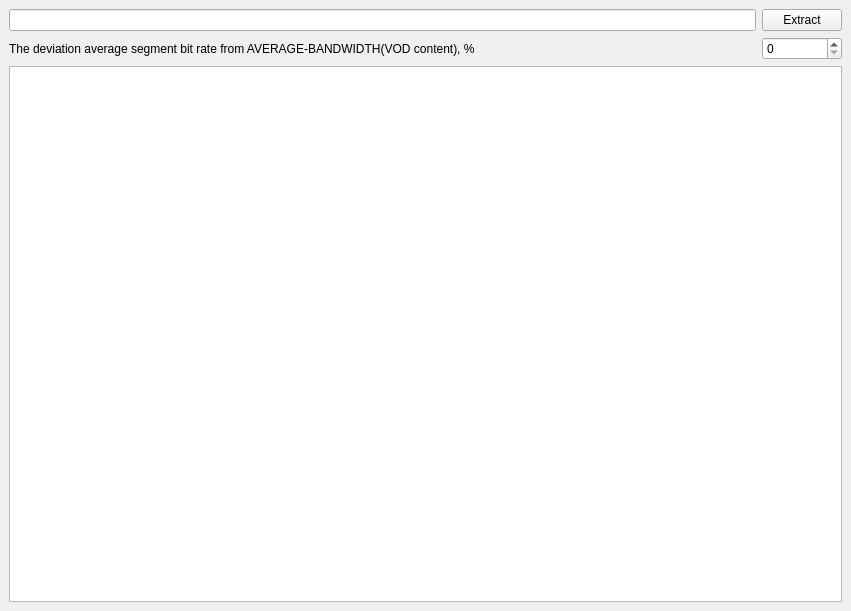
<?xml version="1.0" encoding="UTF-8"?>
<ui version="4.0">
 <class>MainWindow</class>
 <widget class="QMainWindow" name="MainWindow">
  <property name="geometry">
   <rect>
    <x>0</x>
    <y>0</y>
    <width>851</width>
    <height>611</height>
   </rect>
  </property>
  <property name="windowTitle">
   <string>MainWindow</string>
  </property>
  <widget class="QWidget" name="centralwidget">
   <layout class="QGridLayout" name="gridLayout">
    <item row="0" column="0">
     <widget class="QLineEdit" name="playlistUrlLineEdit"/>
    </item>
    <item row="2" column="1">
     <widget class="QSpinBox" name="deviationSpinBox"/>
    </item>
    <item row="0" column="1">
     <widget class="QPushButton" name="extractPushButton">
      <property name="text">
       <string>Extract</string>
      </property>
     </widget>
    </item>
    <item row="2" column="0">
     <widget class="QLabel" name="label">
      <property name="text">
       <string>The deviation average segment bit rate from AVERAGE-BANDWIDTH(VOD content), %</string>
      </property>
     </widget>
    </item>
    <item row="3" column="0" colspan="2">
     <widget class="QListWidget" name="listWidget">
      <property name="verticalScrollMode">
       <enum>QAbstractItemView::ScrollPerPixel</enum>
      </property>
     </widget>
    </item>
   </layout>
  </widget>
 </widget>
 <resources/>
 <connections/>
</ui>
